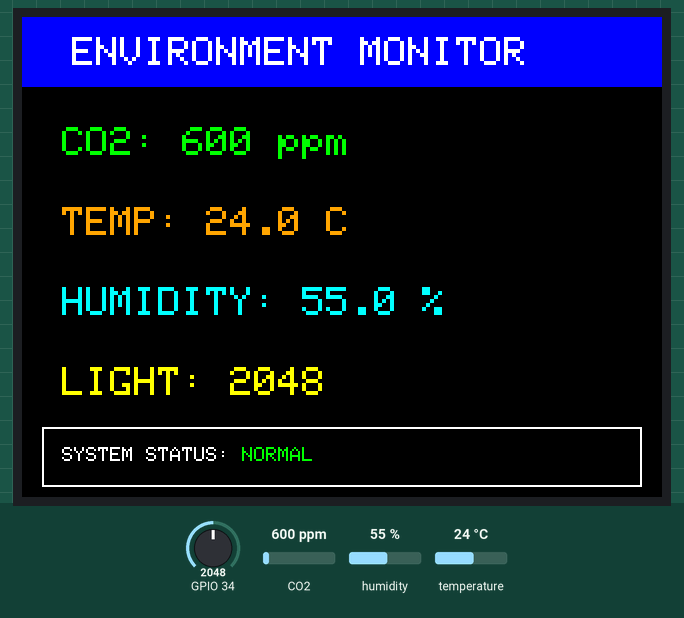
This sketch was run on a simulated ESP32. On the bench: 320×240 colour display. Inputs (shaded band) come from the test bench; at power-on: CO2 600 ppm, temperature 24 °C, GPIO 34 = 2048, humidity 55 %. What the sketch prints to the serial monitor is not drawn.

Above: at 8.1 s.
8.2 s: CO2 set to 1050 ppm
At 10.4 s:
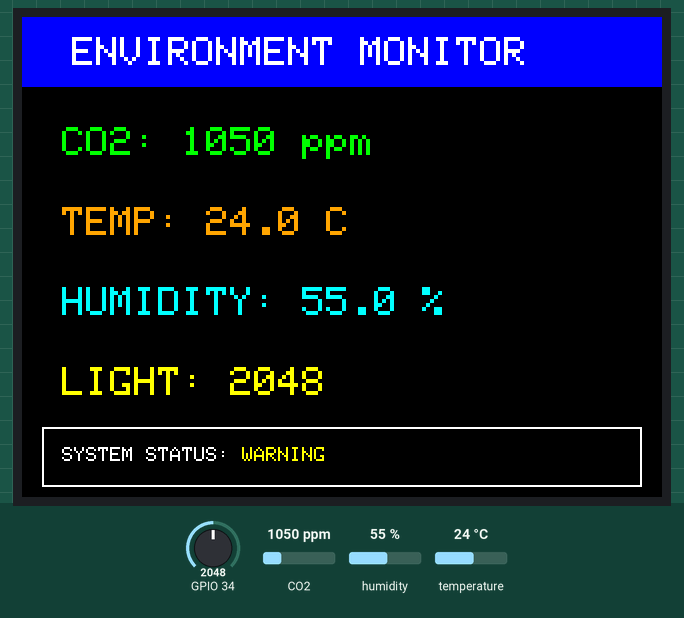
10.9 s: temperature set to 41 °C
At 12.4 s:
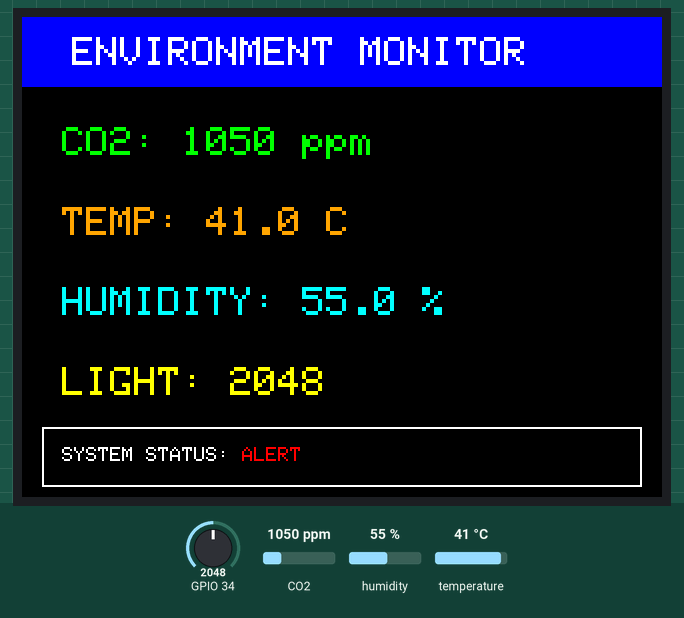
13.6 s: GPIO 34 set to 2866
At 16.5 s:
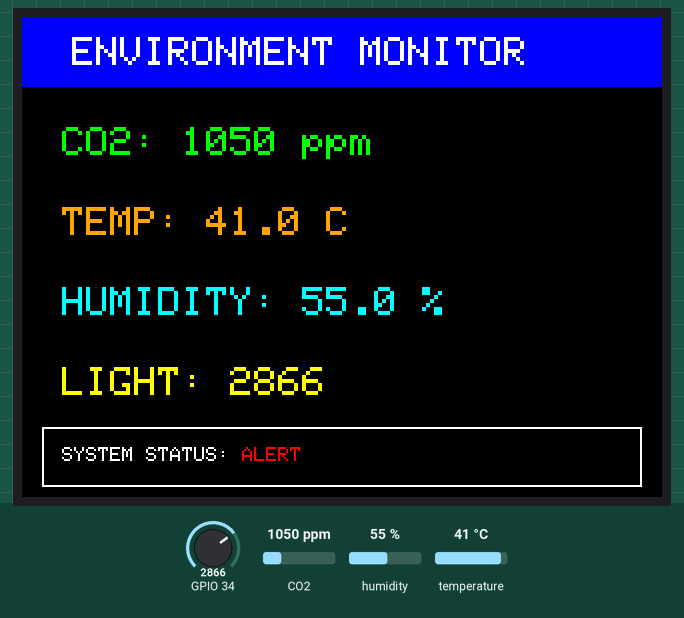
19.6 s: humidity set to 22 %
At 20.6 s:
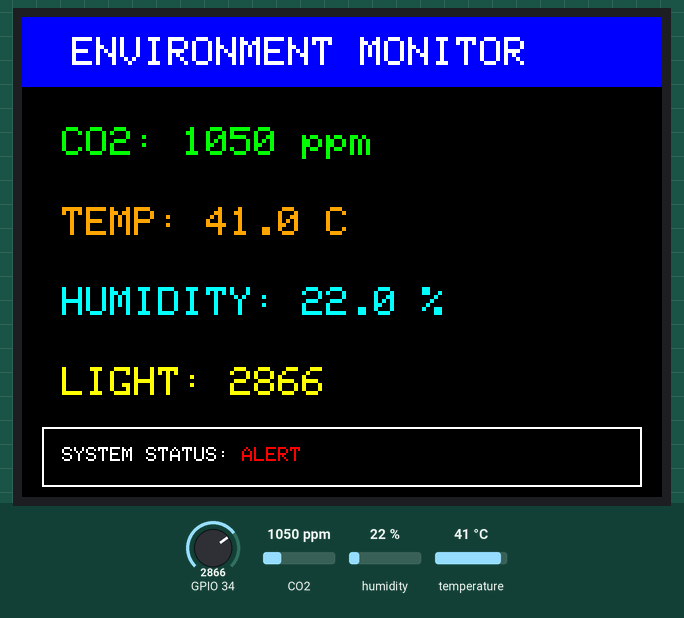
22.3 s: GPIO 34 set to 3972
At 24.7 s:
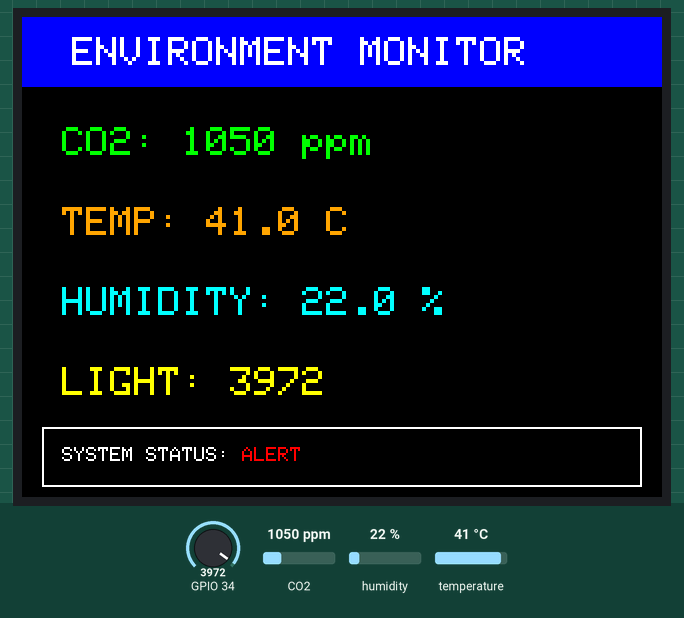
25.4 s: GPIO 34 set to 1228
At 26.8 s:
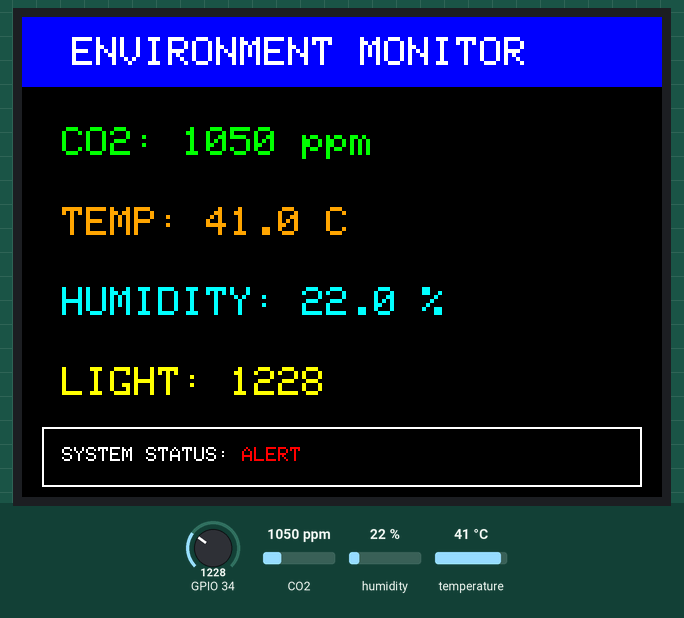
Timing chart, 0 to 28.4 s (numbered marks = the images above; inputs shaded):
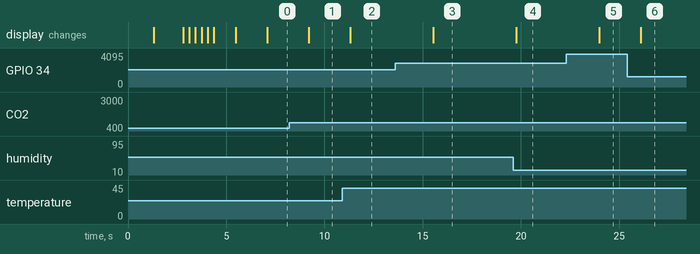

The sketch:

Smart_Environmental_Monitor.ino
```cpp
#include <Wire.h>
#include <SPI.h>
#include "sensors.h"
#include "display.h"

void setup() {
  Serial.begin(115200);
  delay(1000);

  Wire.begin(21, 22);

  initDisplay();
  startupScreen();

  initSensors();
  sensorCheckScreen();
}

void loop() {
  readSensors();
  updateSystemStatus();
  drawDashboard();
  printSerialData();

  delay(2000);
}
```

display.h
```cpp
#ifndef DISPLAY_H
#define DISPLAY_H

#include <Arduino.h>
#include <Adafruit_GFX.h>
#include <Adafruit_ILI9341.h>

void initDisplay();
void startupScreen();
void sensorCheckScreen();
void drawDashboard();

#endif
```

sensors.h
```cpp
#ifndef SENSORS_H
#define SENSORS_H

#include <Arduino.h>
#include <Wire.h>
#include <SparkFun_SCD30_Arduino_Library.h>

extern SCD30 airSensor;

extern float co2;
extern float temperature;
extern float humidity;
extern int lightLevel;

extern String systemStatus;

void initSensors();
void readSensors();
void updateSystemStatus();
void printSerialData();

#endif
```

Measured:
- after the input at 8.2 s, the display: changes after 1.0 s (image 1)
- after the input at 10.9 s, the display: changes after 0.41 s (image 2)
- after the input at 13.6 s, the display: changes after 1.9 s (image 3)
- after the input at 19.6 s, the display: changes after 0.16 s (image 4)
- after the input at 22.3 s, the display: changes after 1.7 s (image 5)
- after the input at 25.4 s, the display: changes after 0.70 s (image 6)
